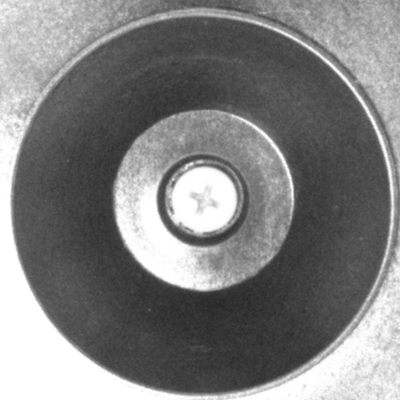
#> input picture circleTemplate_f12.png, 400 x 400 px, given in place of 1.bmp, which was not available
$ python FOUP_DETECTION.py
#> lines starting #> are read from the running program, lines starting #| are printed output that depends on the picture; pictures that were not available may be replaced by others from this repository, and a replacement may not be noted
import cv2
import numpy as np
import matplotlib.pyplot as plt
from skimage import exposure
import glob
import math
import scipy


# if the circle middle point is known, then we can segment the image into many patches
def segment_image(source_image, circle_y, circle_x, circle_radius, pixels):
	# primitive information of flange
	# y first, x second
	if pixels > 6000000:
		half_flange = 650
		corner_dis_1 = 550
		corner_dis_2 = 274
		circle_radius = circle_radius - 120
	else:
		half_flange = 500
		corner_dis_1 = 450
		corner_dis_2 = 200
		circle_radius = circle_radius - 50


	circle_y = int(circle_y)
	circle_x = int(circle_x)
	circle_radius = int(circle_radius)

	# Top 3 corners segment
	# there is also the problem in segment, the patch origin can be negative, smaller as 0.
	# so here would be a judgement to calculate the case
	if circle_y - half_flange - circle_radius < 0:

		TM_Mask = source_image[0 : circle_y - half_flange + circle_radius,circle_x - circle_radius : circle_x + circle_radius]
		TM_pos = (0, circle_y - half_flange + circle_radius, circle_x - circle_radius,
				  circle_x + circle_radius)

		TL_Mask = source_image[0 : circle_y - half_flange + circle_radius,circle_x - corner_dis_1 - circle_radius:circle_x - corner_dis_1 + circle_radius]
		TL_pos = (0,circle_y - half_flange + circle_radius,circle_x - corner_dis_1 - circle_radius,circle_x - corner_dis_1 + circle_radius)

		TR_Mask = source_image[0 : circle_y - half_flange + circle_radius,circle_x + corner_dis_2 - circle_radius:circle_x + corner_dis_2 + circle_radius]
		TR_pos = (0, circle_y - half_flange + circle_radius,
		          circle_x + corner_dis_2 - circle_radius, circle_x + corner_dis_2 + circle_radius)

	else:

		TM_Mask = source_image[circle_y - half_flange - circle_radius: circle_y - half_flange + circle_radius,
		          circle_x - circle_radius: circle_x + circle_radius]
		TM_pos = (circle_y - half_flange - circle_radius, circle_y - half_flange + circle_radius, circle_x - circle_radius,
				  circle_x + circle_radius)

		TL_Mask = source_image[circle_y - half_flange - circle_radius: circle_y - half_flange + circle_radius,
		          circle_x - corner_dis_1 - circle_radius:circle_x - corner_dis_1 + circle_radius]
		TL_pos = (circle_y - half_flange - circle_radius, circle_y - half_flange + circle_radius,
		          circle_x - corner_dis_1 - circle_radius, circle_x - corner_dis_1 + circle_radius)

		TR_Mask = source_image[circle_y - half_flange - circle_radius: circle_y - half_flange + circle_radius,
		          circle_x + corner_dis_2 - circle_radius:circle_x + corner_dis_2 + circle_radius]
		TR_pos = (circle_y - half_flange - circle_radius, circle_y - half_flange + circle_radius,
		          circle_x + corner_dis_2 - circle_radius, circle_x + corner_dis_2 + circle_radius)

	# Left 2 corners segment
	LM_Mask = source_image[circle_y - circle_radius : circle_y + circle_radius, circle_x - half_flange - circle_radius : circle_x - half_flange + circle_radius]
	LM_pos = (circle_y - circle_radius,circle_y + circle_radius, circle_x - half_flange - circle_radius,circle_x - half_flange + circle_radius)

	LT_Mask = source_image[circle_y - corner_dis_2 - circle_radius : circle_y - corner_dis_2 + circle_radius,circle_x - half_flange - circle_radius : circle_x - half_flange + circle_radius]
	LT_pos = (circle_y - corner_dis_2 - circle_radius,circle_y - corner_dis_2 + circle_radius,circle_x - half_flange - circle_radius,circle_x - half_flange + circle_radius)

	# Right one corner segment
	RM_Mask = source_image[circle_y - circle_radius : circle_y + circle_radius, circle_x + half_flange - circle_radius : circle_x + half_flange + circle_radius]
	RM_pos = (circle_y - circle_radius,circle_y + circle_radius, circle_x + half_flange - circle_radius,circle_x + half_flange + circle_radius)

	# Bottom 2 corners segment
	BM_Mask = source_image[circle_y + half_flange - circle_radius : circle_y + half_flange + circle_radius,circle_x - circle_radius : circle_x + circle_radius]
	BM_pos = (circle_y + half_flange - circle_radius,circle_y + half_flange + circle_radius,circle_x - circle_radius,circle_x + circle_radius)

	BR_Mask = source_image[circle_y + half_flange - circle_radius : circle_y + half_flange + circle_radius,circle_x + corner_dis_1 - circle_radius:circle_x + corner_dis_1 + circle_radius]
	BR_pos = (circle_y + half_flange - circle_radius,circle_y + half_flange + circle_radius,circle_x + corner_dis_1 - circle_radius,circle_x + corner_dis_1 + circle_radius)

	# store the Patchs in a dictionary
	Patchs = {'TM':TM_Mask,'TL':TL_Mask,'TR':TR_Mask,'LM':LM_Mask,'LT':LT_Mask,'RM':RM_Mask,'BM':BM_Mask,'BR':BR_Mask}

	# store the Patch position in a dictionary for later
	Patch_pos = {'TM':TM_pos,'TL':TL_pos,'TR':TR_pos,'LM':LM_pos,'LT':LT_pos,'RM':RM_pos,'BM':BM_pos,'BR':BR_pos}


	return Patchs, Patch_pos

def templateMatchingCircleDetection(img_edge):

	template = cv2.imread('circleTemplate_f12.png')

	template_gamma = exposure.adjust_gamma(template,0.35)
	template_filtered = cv2.bilateralFilter(template_gamma, 7, 75, 75)
	template_edge = cv2.Canny(template_filtered, 25,38, 3)

	cv2.namedWindow('flange',0)
	cv2.imshow('flange',img_edge)
	cv2.imshow('template',template_edge)
	cv2.waitKey(1)

	w,h = template_edge.shape[0:2][::-1]
	res = cv2.matchTemplate(img_edge,template_edge,cv2.TM_CCOEFF_NORMED)

	min_val, max_val, min_loc, max_loc = cv2.minMaxLoc(res)
	top_left = max_loc
	bottom_right = (top_left[0] + w, top_left[1] + h)
	cv2.rectangle(img_edge, top_left, bottom_right, 255, 2)

	plt.figure()
	#plt.subplot(121), plt.imshow(res, cmap='gray')
	#plt.title('Matching Result'), plt.xticks([]), plt.yticks([])
	#plt.subplot(122), \
	plt.imshow(img_edge, cmap='gray')
	plt.title('Detected Point')
	plt.show()

	middle_y = top_left[1]+h/2
	middle_x = top_left[0]+w/2
	window_radius = max(w/2,h/2)

	return middle_x,middle_y,window_radius


# [24 lines left out: function houghCircleDetection, not called in this run]

def loadTemplate(file_name_set):
	templates = {}
	corner_list = sorted(glob.glob(file_name_set))

	for img_name in corner_list:
		temp_name = img_name.split('\\')[-1].split('.')[-2]
		img = cv2.imread(img_name)
		single_template = dict(zip([temp_name], [img]))
		templates.update(single_template)

	return templates

def NotchTemplateMatching(Patchs_oringinal,templates):
	# using template matching to locate the clamp corner position for every robot handling flange
	clamp_origin_patch = {}
	clamp_image = {}

	for patch in Patchs_oringinal:
		for temp in templates:
			if patch in temp:
				patch_img = Patchs_oringinal[patch]
				patch_img_gamma = exposure.adjust_gamma(patch_img,0.1)
				# patch_img = cv2.equalizeHist(patch_img)
				#patch_img_filtered = cv2.GaussianBlur(patch_img, (5, 5), 0)
				patch_img_filtered = cv2.bilateralFilter(patch_img_gamma,5,75,75)
				patch_img_edge = cv2.Canny(patch_img_filtered, 13, 25)
				temp_img = templates[temp]
				temp_img = cv2.cvtColor(temp_img, cv2.COLOR_BGR2GRAY)
				temp_img = exposure.adjust_gamma(temp_img,0.2)
				# temp_img = cv2.equalizeHist(temp_img)
				#temp_img_filtered = cv2.GaussianBlur(temp_img, (5, 5), 0)
				temp_img_filtered = cv2.bilateralFilter(temp_img,7,75,75)
				temp_img_edge = cv2.Canny(temp_img_filtered, 14, 31)

				cv2.imshow('patch', patch_img_edge)
				cv2.imshow('template', temp_img_edge)
				cv2.waitKey(1)

				w, h = temp_img_edge.shape[0:2][::-1]
				# Apply template Matching
				# maxLoc return (x,y) format coordinate

				res = cv2.matchTemplate(patch_img_edge, temp_img_edge, cv2.TM_CCORR_NORMED)

				min_val, max_val, min_loc, max_loc = cv2.minMaxLoc(res)

				# If the method is TM_SQDIFF or TM_SQDIFF_NORMED, take minimum
				top_left = max_loc

				# for later segment options
				bottom_right = (top_left[0] + h, top_left[1] + w)
				# bottom_right = (top_left[0] + w, top_left[1] + h + int(w-h))

				cv2.rectangle(patch_img_edge, top_left, bottom_right, 255, 2)

				plt.figure(temp)
				plt.subplot(221), plt.imshow(res, cmap='gray')
				plt.title('Matching Result'), plt.xticks([]), plt.yticks([])
				plt.subplot(222), plt.imshow(patch_img_edge, cmap='gray')
				plt.title('Detected Point'), plt.xticks([]), plt.yticks([])

				#plt.show()

				# here we store the clamp coordinate in the patchs
				# this position is needed to be stored in the origin of new coordinate
				top_left = list(top_left)
				top_left.reverse()
				top_left = tuple(top_left)
				single_clamp_pos = dict(zip([temp], [top_left]))
				clamp_origin_patch.update(single_clamp_pos)

				# here we store the clamp image into a dict
				single_clamp_image = dict(zip([temp], [patch_img[top_left[0]:top_left[0] + h, top_left[1]:top_left[1] + w]]))
				clamp_image.update(single_clamp_image)

				#plt.figure(temp)
				plt.subplot(212)
				plt.imshow(single_clamp_image[temp], cmap='gray')
				plt.show()

				break
	return clamp_origin_patch,clamp_image

def PatchOriginToInitial(Patchs_oringinal,Patch_pos,y_size,x_size):
	# segment original image into Patches for later template matching use
	# this block is only used to store the origin of the patch coordiante
	patch_origin = {}  # dict to store patch origin coordinate in the original image
	img_empty = np.zeros((y_size, x_size), np.uint8)
	for patch_name in Patchs_oringinal:
		# for every left top corner, min coordinate of every patch
		patch_y_min = Patch_pos[patch_name][0]
		patch_x_min = Patch_pos[patch_name][2]
		patch_y_max = Patch_pos[patch_name][1]
		patch_x_max = Patch_pos[patch_name][3]
		patch_min_pos = (patch_y_min, patch_x_min)  # origin of coordinates of patchs in original image
		# store the single patch position for later dict function update
		single_patch_origin = dict(zip([patch_name], [patch_min_pos]))
		# store all patchs position in this dict, for every patch there is always a patch name
		patch_origin.update(single_patch_origin)
		img_empty[patch_y_min:patch_y_max, patch_x_min:patch_x_max] = Patchs_oringinal[patch_name]

	plt.imshow(img_empty, cmap='gray')
	plt.title('Patch Work in Empty image'), plt.xticks([]), plt.yticks([])
	plt.show()

	return patch_origin
		#print(Patchs_oringinal[patch_name].shape)
		#img_empty[patch_y_min:patch_y_max, patch_x_min:patch_x_max] = Patchs_oringinal[patch_name]

def clampOriginToInitial(clamp_image,clamp_origin_patch,patch_origin,y_size,x_size):
	# back transformation from clamp origin to original image coordinate
	# dict stores a tuple of all position
	clamp_origin_initial = {}
	image_empty = np.zeros((y_size, x_size), np.uint8)
	for clamp_name in clamp_image:
		# use np.array to change tuple into ndarray, and use tuple back into tuple
		single_clamp_origin_initial = dict(zip([clamp_name], [tuple(np.array(clamp_origin_patch[clamp_name]) + np.array(patch_origin[clamp_name]))]))
		clamp_y_min = single_clamp_origin_initial[clamp_name][0]
		clamp_x_min = single_clamp_origin_initial[clamp_name][1]
		clamp_y_max = clamp_y_min + clamp_image[clamp_name].shape[0]
		clamp_x_max = clamp_x_min + clamp_image[clamp_name].shape[1]
		image_empty[clamp_y_min:clamp_y_max, clamp_x_min:clamp_x_max] = clamp_image[clamp_name]
		clamp_origin_initial.update(single_clamp_origin_initial)

	plt.figure('clamp in original image')
	plt.imshow(image_empty, cmap='gray')
	plt.title('grip notch in original image origin')
	plt.show()

	return clamp_origin_initial

# [174 lines left out: functions findCrossLine, findLine, findIntersection, intersectionInInitial, organizeData, poseEstimation and 2 more, not called in this run]

if __name__ == '__main__':

	pixels_0 = 5000000
	pixels_1 = 6000000

	C_camera_pose_translation_P = []
	C_camera_pose_rotation_P = []

	# camera parameter
	mtx = np.load('mtx.npy')
#> (reads mtx.npy from the repository)
	dist = np.load('dist.npy')
#> (reads dist.npy from the repository)
	mtx_ideal = np.load('mtx_f12.npy')
#> (reads mtx_f12.npy from the repository)
	dist_ideal = np.load('dist_f12.npy')
#> (reads dist_f12.npy from the repository)

	for counter in range(1, 10):
		img_original_0 = cv2.imread(
			'D:/Diplomarbeit/Bildsatz/Reinraum_f12_Test_farbe_bw_with_robotpath/foup_mit_licht_total_bw/' + str(
				counter) + '.bmp')
#> img_original_0 is the input picture: shape (400, 400, 3); min 38, max 255, mean 128.1
		# img_original_0 = cv2.imread('D:/Diplomarbeit/Bildsatz/Mono/handle_bbgf_12.5_pantex/view_point_2.bmp')
		h, w = img_original_0.shape[:2]
#> h = 400; w = 400
		new_camera_matrix, roi = cv2.getOptimalNewCameraMatrix(mtx, dist, (w, h), 0, (w, h))
#> roi = (0, 0, 399, 399)
		img_gray_0 = cv2.cvtColor(img_original_0, cv2.COLOR_BGR2GRAY)

		y_size = img_gray_0.shape[0]
#> y_size = 400
		x_size = img_gray_0.shape[1]
#> x_size = 400

		# ------------------------------------------------------
		# -------------------gamma correction ------------------
		# ------------------------------------------------------
		plt.figure()
		plt.imshow(img_gray_0, cmap='gray')

		img_gray_0_gamma = exposure.adjust_gamma(img_gray_0, 0.35)

		plt.figure()
		plt.imshow(img_gray_0_gamma, cmap='gray')
		plt.show()

		img_edge_0 = cv2.Canny(cv2.bilateralFilter(img_gray_0_gamma, 7, 75, 75), 25, 34)
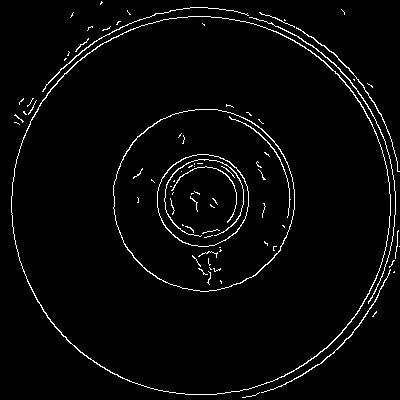
#> img_edge_0: shape (400, 400); 3% white in thin lines or dots

		plt.figure()
		plt.imshow(img_gray_0, cmap='gray')
		plt.show()

		# --------------------------------------------------
		# middle circle detection using hough transformation
		# --------------------------------------------------
		# maybe this is also needed for hough transformation
		# middle_x_0,middle_y_0,window_radius_0 = houghCircleDetection(img_original_0,img_edge_0,cv2.HOUGH_GRADIENT,1,40,20,30,220,250)#200 230
		# middle_x_1,middle_y_1,window_radius_1 = houghCircleDetection(img_original_1,img_edge_1,cv2.HOUGH_GRADIENT,1,200,20,40,230,250)#1,200,20,40,230,250

		# --------------------------------------------------
		# middle circle detection using template matching
		# --------------------------------------------------
		middle_x_0, middle_y_0, window_radius_0 = templateMatchingCircleDetection(img_edge_0)
#> in templateMatchingCircleDetection, `template_edge = cv2.Canny(template_filtered, 25,38, 3)`: template_edge: shape (400, 400); 3.1% white in thin lines or dots
#> in templateMatchingCircleDetection, `res = cv2.matchTemplate(img_edge,template_edge,cv2.TM_CCOEFF_NORMED)`: res = [0.707]
#> in templateMatchingCircleDetection, `min_val, max_val, min_loc, max_loc = cv2.minMaxLoc(res)`: min_val = 0.707; min_loc = (0, 0)
#> in templateMatchingCircleDetection, `bottom_right = (top_left[0] + w, top_left[1] + h)`: bottom_right = (400, 400)
#> in templateMatchingCircleDetection, `cv2.rectangle(img_edge, top_left, bottom_right, 255, 2)`:
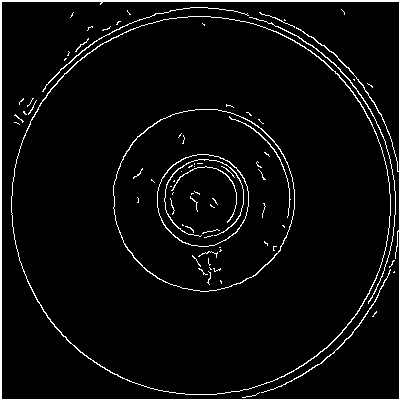
#> img_edge: shape (400, 400); 4.5% white in thin lines or dots
#> in templateMatchingCircleDetection, `middle_y = top_left[1]+h/2`: middle_y = 200
#> middle_x_0 = 200; middle_y_0 = 200; window_radius_0 = 200

		Patchs_oringinal_0, Patch_pos_0 = segment_image(img_gray_0, middle_y_0, middle_x_0, window_radius_0, pixels_0)
#> in segment_image, `circle_radius = circle_radius - 50`: circle_radius = 150
#> in segment_image, `circle_y = int(circle_y)`: circle_y = 200
#> in segment_image, `TM_Mask = source_image[0 : circle_y - half_flange + circle_radius,circ..`:
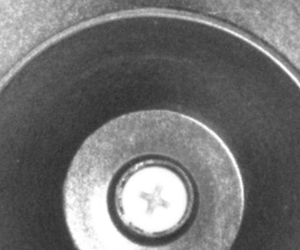
#> TM_Mask: shape (250, 300); min 47, max 255, mean 115.1
#> in segment_image, `TM_pos = (0, circle_y - half_flange + circle_radius, circle_x - circle..`: TM_pos = (0, -150, 50, 350)
#> in segment_image, `TL_Mask = source_image[0 : circle_y - half_flange + circle_radius,circ..`:
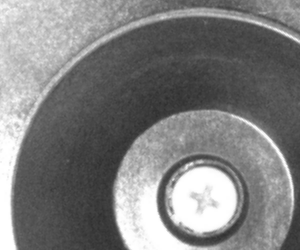
#> TL_Mask: shape (250, 300); min 47, max 255, mean 127.1
#> in segment_image, `TL_pos = (0,circle_y - half_flange + circle_radius,circle_x - corner_d..`: TL_pos = (0, -150, -400, -100)
#> in segment_image, `TR_Mask = source_image[0 : circle_y - half_flange + circle_radius,circ..`:
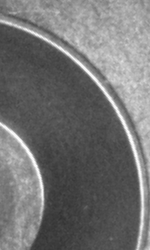
#> TR_Mask: shape (250, 150); min 49, max 254, mean 114.7
#> in segment_image, `TR_pos = (0, circle_y - half_flange + circle_radius, circle_x + corner..`: TR_pos = (0, -150, 250, 550)
#> in segment_image, `LM_Mask = source_image[circle_y - circle_radius : circle_y + circle_ra..`:
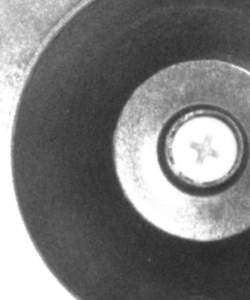
#> LM_Mask: shape (300, 250); min 38, max 255, mean 124.1
#> in segment_image, `LM_pos = (circle_y - circle_radius,circle_y + circle_radius, circle_x ..`: LM_pos = (50, 350, -450, -150)
#> in segment_image, `LT_Mask = source_image[circle_y - corner_dis_2 - circle_radius : circl..`: LT_Mask = empty array
#> in segment_image, `LT_pos = (circle_y - corner_dis_2 - circle_radius,circle_y - corner_di..`: LT_pos = (-150, 150, -450, -150)
#> in segment_image, `RM_Mask = source_image[circle_y - circle_radius : circle_y + circle_ra..`: RM_Mask = empty array
#> in segment_image, `RM_pos = (circle_y - circle_radius,circle_y + circle_radius, circle_x ..`: RM_pos = (50, 350, 550, 850)
#> in segment_image, `BM_Mask = source_image[circle_y + half_flange - circle_radius : circle..`: BM_Mask = empty array
#> in segment_image, `BM_pos = (circle_y + half_flange - circle_radius,circle_y + half_flang..`: BM_pos = (550, 850, 50, 350)
#> in segment_image, `BR_Mask = source_image[circle_y + half_flange - circle_radius : circle..`: BR_Mask = empty array
#> in segment_image, `BR_pos = (circle_y + half_flange - circle_radius,circle_y + half_flang..`: BR_pos = (550, 850, 500, 800)
#> in segment_image, `Patch_pos = {'TM':TM_pos,'TL':TL_pos,'TR':TR_pos,'LM':LM_pos,'LT':LT_p..`: Patch_pos = {'TM': (0, -150, 50, 350), 'TL': (0, -150, -400, -100), 'TR': (0, -150, 250, 550), 'LM': (50, 350, -450, -150), 'LT': (-150, 150, -450, -150), 'RM': (50, 350, 550, 850), 'BM': (550, 850, 50, 350), 'BR': (550, 850, 500, 800)}
#> Patchs_oringinal_0 = 8 items; Patch_pos_0 has the same summary as Patch_pos in segment_image

		'''
		template matching to roughly locate a corner
		'''

		file_name_set = './flange_gf_template_square/' + '*.png'
		templates = loadTemplate(file_name_set)
#> in loadTemplate, `single_template = dict(zip([temp_name], [img]))`: single_template = 1 item
#> templates = 1 item

		# this variable used to store the position of the clamp position, after template matching segment
		clamp_origin_patch_0, clamp_image_0 = NotchTemplateMatching(Patchs_oringinal_0, templates)
#> the loop in NotchTemplateMatching, `for patch in Patchs_oringinal:` made 8 passes
#> patch on passes 1 to 8: 'TM', 'TL', 'TR', 'LM', 'LT', 'RM', 'BM', 'BR'
#> after the loop in NotchTemplateMatching, `for patch in Patchs_oringinal:`: clamp_image = 0 items
#> clamp_origin_patch_0 = 0 items; clamp_image_0 = 0 items

		patch_origin_0 = PatchOriginToInitial(Patchs_oringinal_0, Patch_pos_0, y_size, x_size)
#> the loop in PatchOriginToInitial, `for patch_name in Patchs_oringinal:` made 8 passes
#> (patch_name, patch_y_min, patch_x_min, patch_y_max, patch_x_max) on passes 1 to 8: ('TM', 0, 50, -150, 350), ('TL', 0, -400, -150, -100), ('TR', 0, 250, -150, 550), ('LM', 50, -450, 350, -150), ('LT', -150, -450, 150, -150), ('RM', 50, 550, 350, 850), ('BM', 550, 50, 850, 350), ('BR', 550, 500, 850, 800)
#> after the loop in PatchOriginToInitial, `for patch_name in Patchs_oringinal:`:
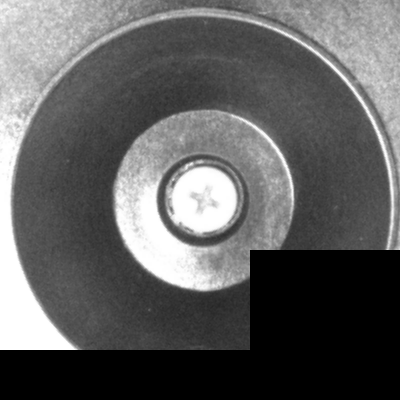
#> img_empty: shape (400, 400); min 0, max 255, mean 96.1
#> after the loop in PatchOriginToInitial, `for patch_name in Patchs_oringinal:`: patch_origin = {'TM': (0, 50), 'TL': (0, -400), 'TR': (0, 250), 'LM': (50, -450), 'LT': (-150, -450), 'RM': (50, 550), 'BM': (550, 50), 'BR': (550, 500)}
#> patch_origin_0 has the same summary as patch_origin in PatchOriginToInitial

		clamp_origin_initial_0 = clampOriginToInitial(clamp_image_0, clamp_origin_patch_0, patch_origin_0, y_size,
		                                              x_size)
#> after the loop in clampOriginToInitial, `for clamp_name in clamp_image:`: image_empty: shape (400, 400); every value is 0
#> after the loop in clampOriginToInitial, `for clamp_name in clamp_image:`: clamp_origin_initial = 0 items
#> clamp_origin_initial_0 = 0 items

		# ----------------------------------------------------
		# ---------------- LSD line detector -----------------
		# ----------------------------------------------------

#> (the run stopped early here; a loop or call above may not have finished)
